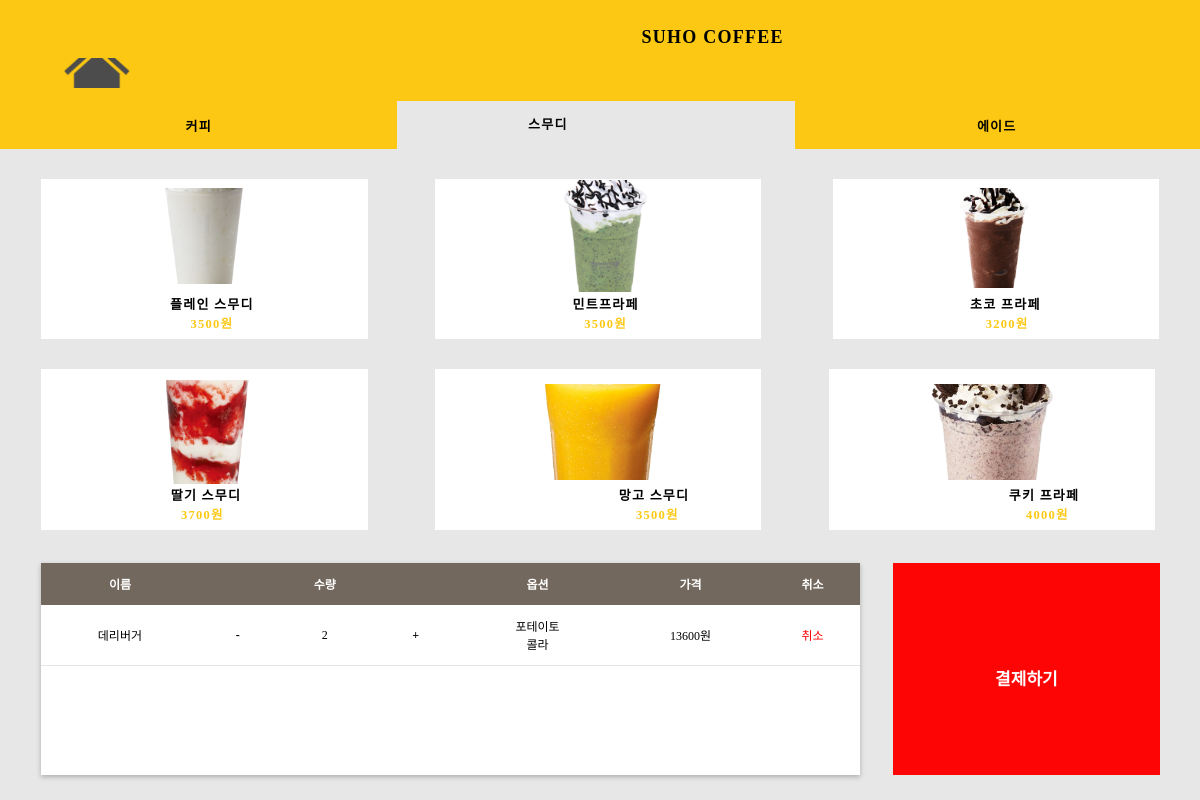
/smoothie, run on an earlier commit of the app's database.
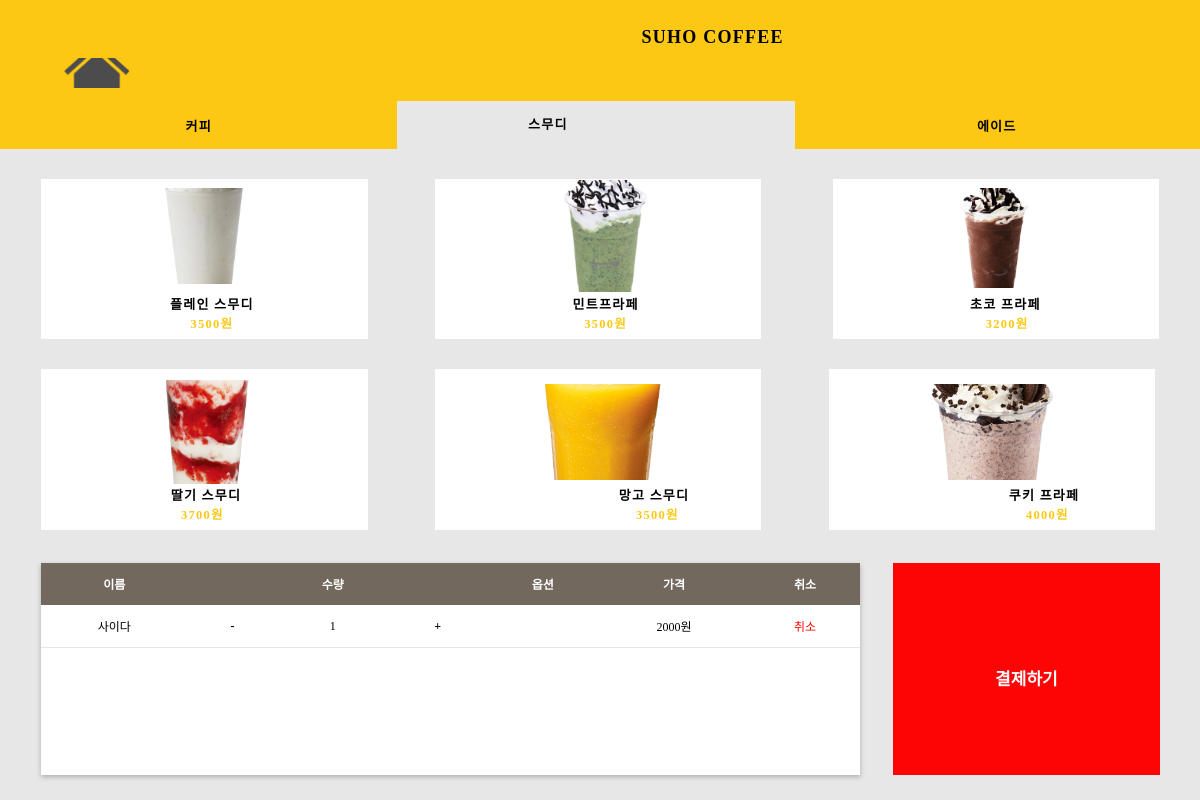
And on a later commit of the database.
### api/models.py (models this page shows)
class Cart(models.Model):
    menu = models.ForeignKey(Menu, on_delete=models.CASCADE)
    menuQuantity = models.IntegerField(default=0)
    option1 = models.CharField(max_length=100, default="핫")
    option2 = models.CharField(max_length=100, default="기본")
    totalPrice = models.IntegerField(default=0)

class Menu(models.Model):
    menuName = models.CharField(max_length=1000, default="unknown")
    menuPrice = models.IntegerField(default=0)

### main/views.py (the view)
# urls.py: path('smoothie', views.smoothie, name='smoothie'),
def smoothie(request):
    carts = Cart.objects.all()
    total = 0
    for cart in carts:
        total += cart.totalPrice
    return render(request, 'smoothie.html', {'carts':carts, 'total':total})

### main/templates/smoothie.html (shortened to what this page needs)
<!DOCTYPE html>
<html lang="en">
  <head>
    <link rel="stylesheet" href="static/smoothie.css" />
  </head>
  <body>
    <div class="main-2">
      <div class="yellow-panel"></div>
      <div class="suho-coffee">SUHO COFFEE</div>
      <div class="_2000"  >
        <span>
          <span class="_2000-span">
            플레인 스무디
            <br />
          </span>
          <span class="_2000-span2">3500원</span>
        </span>
      </div>
      <img class="americano" src="static/img/plain_smoothie.png" onclick="buy('plain')"/>
      <div class="_3700">
        <span>
          <span class="_3700-span">
            딸기 스무디
            <br />
          </span>
          <span class="_3700-span2">3700원</span>
        </span>
      </div>
      <img class="caramel-macchiato" src="static/img/strawberry_smoothies.png" onclick="buy('strawberry')" />
      <div class="_37002">
        <span>
          <span class="_37002-span">
            망고 스무디
            <br />
          </span>
          <span class="_37002-span2">3500원</span>
        </span>
      </div>
      <img class="cafe-mocha" src="static/img/mango_smoothie.png" onclick="buy('mango')" />
      <div class="_37003">
        <span>
          <span class="_37003-span">
            쿠키 프라페
            <br />
          </span>
          <span class="_37003-span2">4000원</span>
        </span>
      </div>
      <img class="cappuccino" src="static/img/cookie_frappe.png" onclick="buy('cookie')" />
      <div class="checklist-retangle">
        <table>
          <thead>
          <tr>
              <th>이름</th>
              <th></th>
              <th>수량</th>
              <th></th>
              <th>옵션</th>
              <th>가격</th>
              <th>취소</th>
          </tr>
          </thead>
          <tbody>
            {% for cart in carts %}
          <tr>
              <td>{{ cart.menu.menuName }}</td>
              <td onclick="changeQuantity(-1, '{{ cart.id }}')"> <b>&nbsp;&nbsp;-&nbsp;&nbsp;</b></td>
              <td>{{ cart.menuQuantity }}</td>
              <td onclick="changeQuantity(1, '{{ cart.id }}')"> <b>&nbsp;&nbsp;+&nbsp;&nbsp;</b> </td>
              <td>{{ cart.option1 }}<br> {{ cart.option2 }}</td>
              <td>{{ cart.totalPrice }}원</td>
              <td style="color: red" onclick="deleteCart('{{ cart.id }}')">취소</td>
          </tr>
          {% endfor %}
          </tbody>
      </table>
      </div>
      <div class="pay-retangle" onclick="confirmOrder()">
        <div class="div">결제하기</div>
      </div>
      <img class="home-button" src="static/img/home-button0.png" onclick="window.location.href='/'" />
      <div class="_3000" onclick="buy('choco')">
        <span>
          <span class="_3000-span">
            초코 프라페
            <br />
          </span>
          <span class="_3000-span2">3200원</span>
        </span>
      </div>
      <img class="cafe-latte" src="static/img/choco_frappe.png" onclick="buy('choco')" />
      <div class="_30002">
        <span>
          <span class="_30002-span">
            민트프라페
            <br />
          </span>
          <span class="_30002-span2">3500원</span>
        </span>
      </div>
      <div class="mint_frappe">
        <img class="image-36" src="static/img/mint_frappe.png" onclick="buy('mint')"/>
      </div>
      <div class="coffee-button2" onclick="location.href='cafemain2'">
        <div class="div3" onclick="">커피</div>
      </div>
      <div class="smoothe-button2" onclick="location.href='smoothie'"></div>
        <div class="div4">스무디</div>
      </div>
      <div class="ade-button2" onclick="location.href='ade'">
        <div class="div5">에이드</div>
      </div>
  </body>
</html>

What changed in the data, as far as the page shows it:
removed Cart: menu.menuName "데리버거", menuQuantity "2", option1 "포테이토", option2 "콜라", totalPrice "13600"
added Cart: menu.menuName "사이다", menuQuantity "1", totalPrice "2000"
